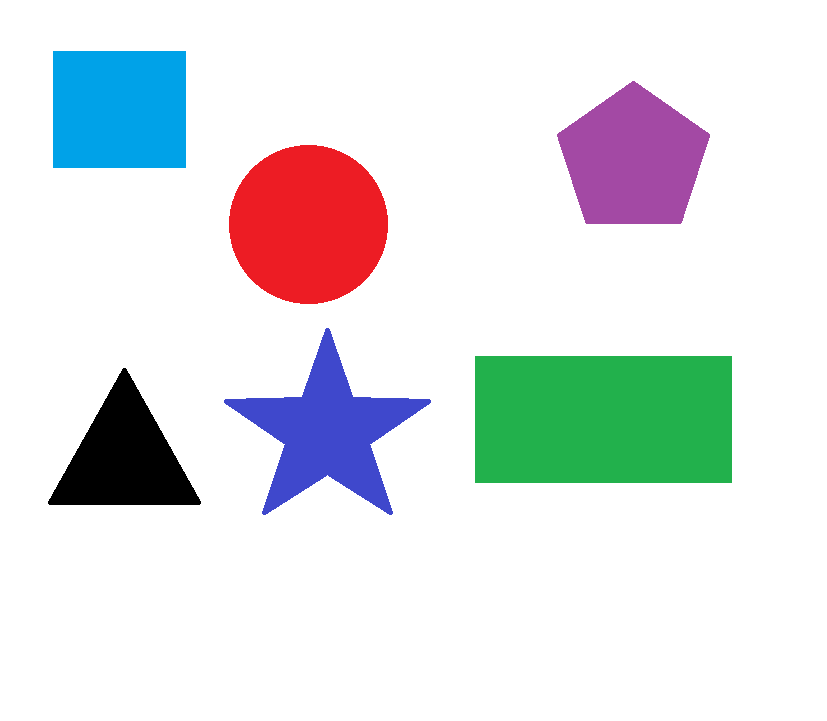
#> input picture photo_video/shape.png, 827 x 721 px
$ python ex31.py
#> lines starting #> are read from the running program, lines starting #| are printed output that depends on the picture; after the words box and inside, x2 and y2 are one past the last pixel; in counts of white or black regions, pixels touching at a corner belong together; long printed decimals are rounded
import numpy as np
import cv2

img = cv2.imread('photo_video/shape.png')
#> img is the input picture: shape (721, 827, 3); mean B, G, R 229.1, 227, 224
imgGray = cv2.cvtColor(img, cv2.COLOR_BGR2GRAY)
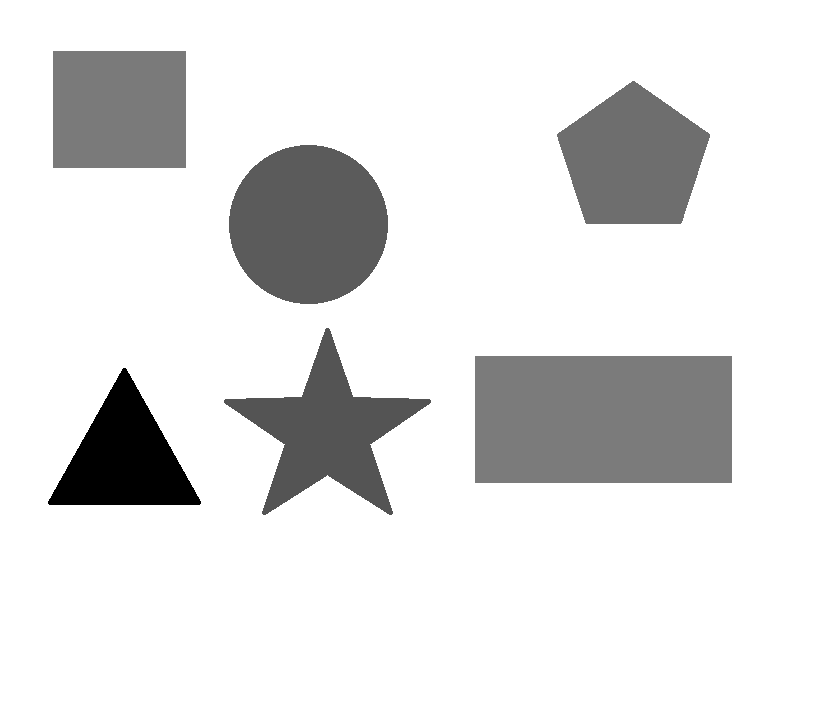
#> imgGray: shape (721, 827); min 0, max 255, mean 226.4
_, thresh = cv2.threshold(imgGray, 240, 255, cv2.THRESH_BINARY_INV)
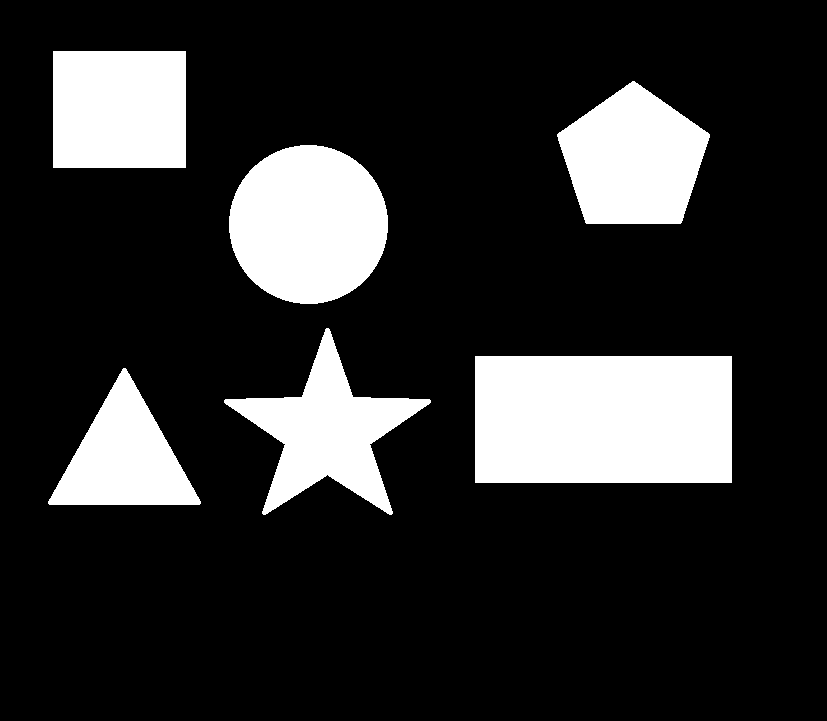
#> thresh: shape (721, 827); 18.2% white; 6 white regions
contours, _ = cv2.findContours(thresh, cv2.RETR_TREE, cv2.CHAIN_APPROX_NONE)
#> contours = 6 contours; box (x1, y1, x2, y2) and area: (475, 356, 732, 483) 32256, (229, 145, 388, 304) 19626, (53, 51, 186, 168) 15312, (557, 81, 710, 224) 15112, (224, 328, 431, 515) 13929, (48, 368, 201, 505) 10692

cv2.imshow("img", img)

for contour in contours:
  approx = cv2.approxPolyDP(contour, 0.01*cv2.arcLength(contour, True), True)
  cv2.drawContours(img, [approx], 0, (0, 0, 0), 5)
  # x = approx[0][0][0]
  # y = approx[0][0][1]- 15

  x, y = approx[0][0][:]
  y = y-15

  print(x, y)
  if len(approx) == 3:
    cv2.putText(img, "Triangle", (x, y), cv2.FONT_HERSHEY_COMPLEX, 0.5, (0, 0, 0))
  elif len(approx) == 4:
    x1, y1, w, h = cv2.boundingRect(approx)
    aspectRatio = float(w)/h
    print(aspectRatio)
    if aspectRatio >= 0.95 and aspectRatio <= 1.2:
      cv2.putText(img, "square", (x, y), cv2.FONT_HERSHEY_COMPLEX, 0.5, (0, 0, 0))
    else:
      cv2.putText(img, "rectangle", (x, y), cv2.FONT_HERSHEY_COMPLEX, 0.5, (0, 0, 0))
  elif len(approx) == 5:
    cv2.putText(img, "Pentagon", (x, y-70), cv2.FONT_HERSHEY_COMPLEX, 0.5, (0, 0, 0))
  elif len(approx) == 10:
    cv2.putText(img, "Star", (x, y), cv2.FONT_HERSHEY_COMPLEX, 0.5, (0, 0, 0))
  else:
    cv2.putText(img, "Circle", (x, y), cv2.FONT_HERSHEY_COMPLEX, 0.5, (0, 0, 0))
#> this loop made 6 passes
#> (approx, x, y, x1, y1, w, h, aspectRatio) on passes 2, 6: ([[475, 356], [475, 482], [731, 482], [731, 356]], 475, 341, 475, 356, 257, 127, 2.02), ([[53, 51], [53, 167], [185, 167], [185, 51]], 53, 36, 53, 51, 133, 117, 1.14)
#> (x, y) on passes 3 to 5: (224, 385), (300, 130), (557, 119)
#| 123 353
#| 475 341
#| 2.024
#| 224 385
#| 300 130
#| 557 119
#| 53 36
#| 1.137
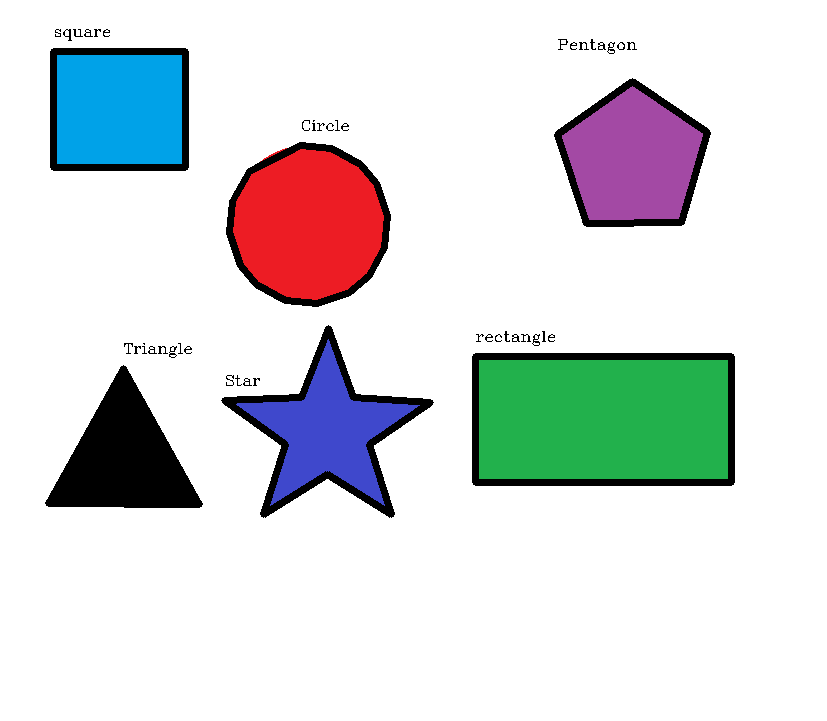
#> img: shape (721, 827, 3); 3.81% of pixels changed, all inside (x1, y1, x2, y2) = (45, 29, 735, 518)
cv2.imshow("shape", img)
cv2.waitKey(0)
cv2.destroyAllWindows()

$ run again, with photo_video/chessboard.png copied over photo_video/shape.png
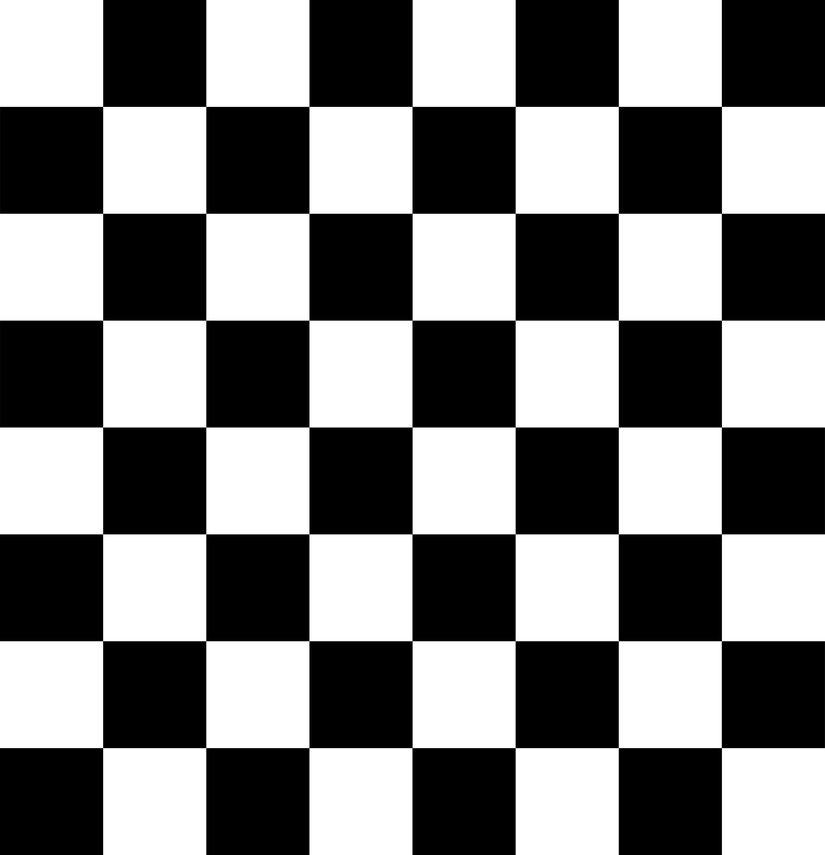
#> input picture photo_video/chessboard.png, 825 x 855 px, shrunk from 3595 x 3723 before the run
#> img is the input picture: shape (855, 825, 3); min 0, max 255, mean 127.5
#> `_, thresh = cv2.threshold(imgGray, 240, 255, cv2.THRESH_BINARY_INV)`:
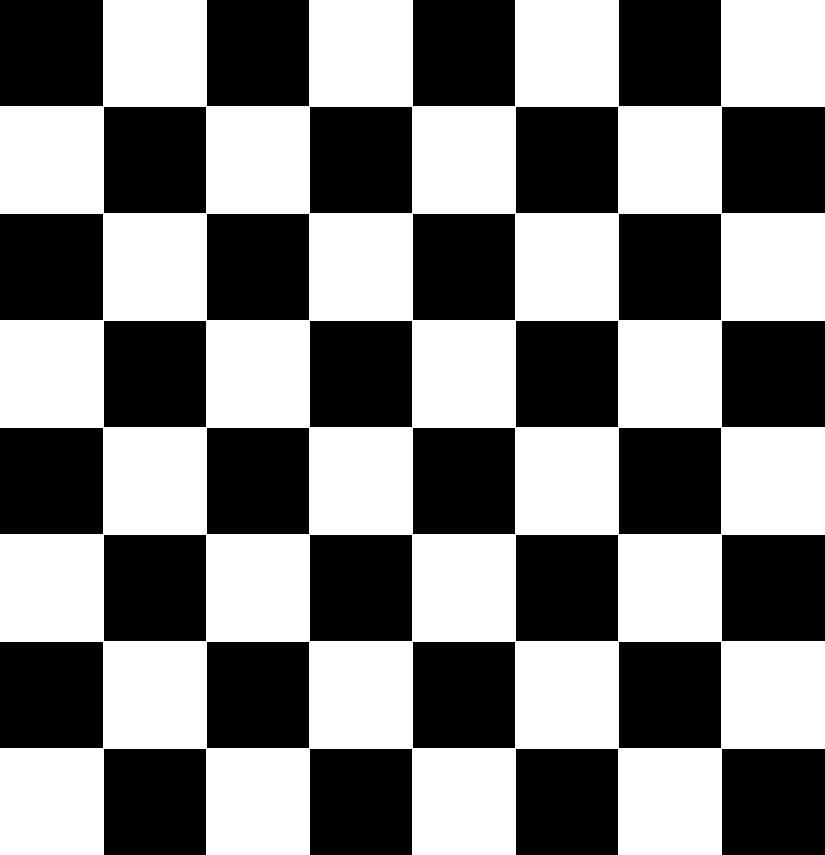
#> thresh: shape (855, 825); 50.8% white; 32 black regions
#> contours = 19 contours; largest, box (x1, y1, x2, y2) and area: (0, 0, 825, 855) 550239, (618, 641, 722, 749) 11019, (412, 641, 516, 749) 11019, (206, 641, 310, 749) 11019, (515, 534, 619, 642) 11019
#> the loop `for contour in contours:` made 19 passes
#> (approx, x, y, x1, y1) on passes 2 to 7: ([[619, 641], [721, 642], [720, 748], [618, 747]], 619, 626, 618, 641), ([[413, 641], [515, 642], [514, 748], [412, 747]], 413, 626, 412, 641), ([[207, 641], [309, 642], [308, 748], [206, 747]], 207, 626, 206, 641), ([[516, 534], [618, 535], [617, 641], [515, 640]], 516, 519, 515, 534), ([[310, 534], [412, 535], [411, 641], [309, 640]], 310, 519, 309, 534), ([[104, 534], [206, 535], [205, 641], [103, 640]], 104, 519, 103, 534)
#> (printed output is left out)
#> after the loop `for contour in contours:`:
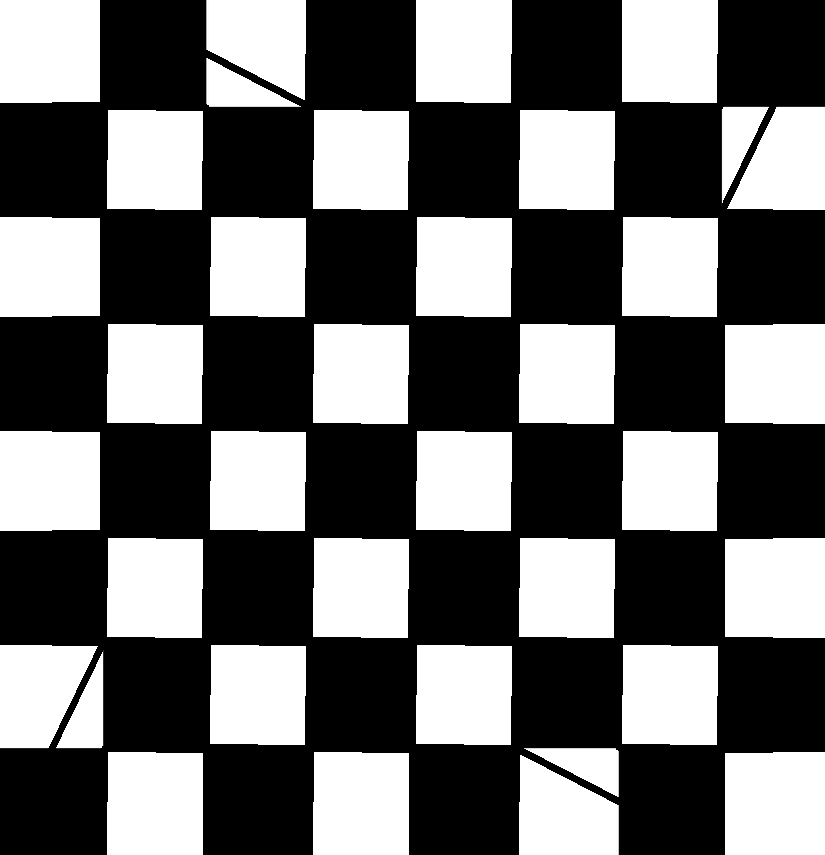
#> img: shape (855, 825, 3); 8.68% of pixels changed, all inside (x1, y1, x2, y2) = (0, 0, 825, 855)
